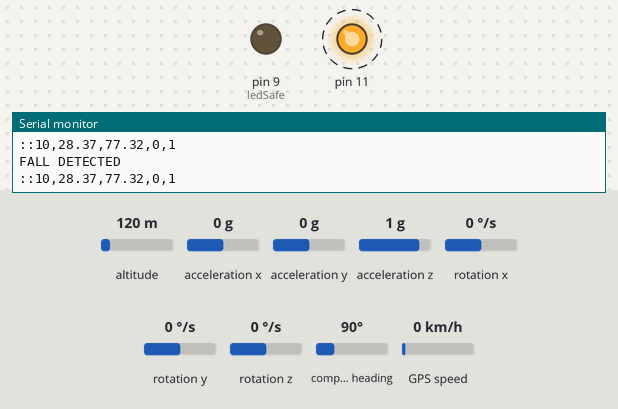
The sketch below on a simulated Arduino Uno, built with avr-gcc and run on an emulated ATmega328P. Parts: output pins drawn as LEDs (lit = HIGH), the last lines printed to the serial monitor. Wiring (inferred from the names in the program): MPU-6050 motion sensor at I2C address 0x68. Dashed ring = blinking. The inputs (shaded band) are chosen by the test bench; at power-on: acceleration z 1 g, acceleration x 0 g, altitude 120 m, acceleration y 0 g, rotation x 0 °/s, rotation y 0 °/s, rotation z 0 °/s, compass heading 90°, GPS speed 0 km/h. The GPS gets a fix after 3 s at 37.7749, -122.4194 with 8 satellites; the modem accepts every AT command (registered, SIM ready, sends succeed) and sends nothing else.

Above: at 0.2 s.
1.9 s: acceleration z set to 0 g
5.9 s: acceleration x set to -1.4 g
At 7.0 s:
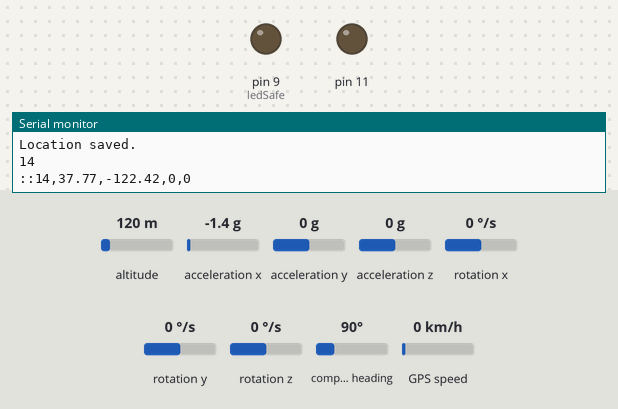
Timing chart, 0 to 8.9 s (numbered marks = the images above; inputs shaded):
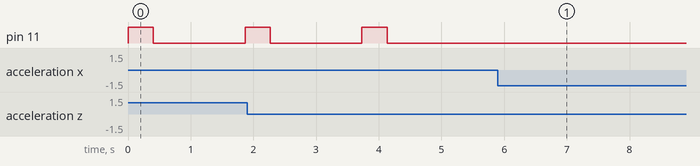

The sketch:

fallDetectionNode.ino
```cpp
#include <TinyGPSPlus.h>
#include <SoftwareSerial.h>
#include <Wire.h>

#define USE_ARDUINO_INTERRUPTS true

const int MPU_addr = 0x68;  // I2C address of the MPU-6050
int16_t AcX, AcY, AcZ, Tmp, GyX, GyY, GyZ;
float ax = 0, ay = 0, az = 0, gx = 0, gy = 0, gz = 0;
float lastLat = 28.367047, lastLng = 77.317573;

const int LED = LED_BUILTIN;

static const int RXPin = 4, TXPin = 3;
static const uint32_t GPSBaud = 9600;
boolean fall = true;       //stores if a fall has occurred
boolean locSaved = false;  //stores if a fall has occurred
boolean trigger1 = false;
boolean trigger2 = false;  //stores if second trigger (upper threshold) has occurred
boolean trigger3 = false;  //stores if third trigger (orientation change) has occurred
byte trigger1count = 0;    //stores the counts past since trigger 1 was set true
byte trigger2count = 0;    //stores the counts past since trigger 2 was set true
byte trigger3count = 0;    //stores the counts past since trigger 3 was set true
int angleChange = 0;
int AM;
const int pushBtn = 4;
const int ledSafe = 9;

TinyGPSPlus gps;
SoftwareSerial ss(RXPin, TXPin);  // for gps
SoftwareSerial mySerial(5, 6);    // for gsm  6 to tx and 5 to rx


void setup() {
  Wire.begin();
  Wire.beginTransmission(MPU_addr);
  Wire.write(0x6B);
  Wire.write(0);
  Wire.endTransmission(true);

  Serial.begin(9600);
  mySerial.begin(9600);

  ss.begin(GPSBaud);
  pinMode(ledSafe, OUTPUT);
  pinMode(pushBtn, INPUT);
  pinMode(11, OUTPUT);
}

void loop() {
  mpu_read();
  locSaved = false;
  ax = (AcX) / 16384.00;
  ay = (AcY) / 16384.00;
  az = (AcZ) / 16384.00;

  //270, 351, 136 for gyroscope
  gx = (GyX) / 131.07;
  gy = (GyY) / 131.07;
  gz = (GyZ) / 131.07;

  // calculating Amplitute vactor for 3 axis
  float Raw_AM = pow(pow(ax, 2) + pow(ay, 2) + pow(az, 2), 0.5);
  angleChange = pow(pow(gx, 2) + pow(gy, 2) + pow(gz, 2), 0.5);
  AM = Raw_AM * 10;
  Serial.println(AM);
  sendtoNode();
  if (trigger3 == true) {
    trigger3count++;
    if (trigger3count >= 10) {
      if ((angleChange >= 0) && (angleChange <= 10)) {  //if orientation changes remains between 0-10 degrees
        fall = true;
        trigger3 = false;
        trigger3count = 0;
      } else {  //user regained normal orientation
        trigger3 = false;
        trigger3count = 0;
      }
    }
  }
  if (fall == true) {  //in event of a fall detection
    Serial.println("FALL DETECTED");
    sendtoNode();
    for (int i = 0; i < 3; i++) {
      digitalWrite(11, HIGH);
      digitalWrite(10, HIGH);
      delay(400);
      digitalWrite(11, LOW);
      digitalWrite(10, LOW);
      sendLoc();
    }
    fall = false;
    if (digitalRead(pushBtn) == HIGH) {
      int on = 1;
      for (int i = 0; i < 10; i++) {
        if (digitalRead(pushBtn) == !HIGH) {
          on = 0;
          break;
        }
        delay(100);
      }

      if (on == 1) {
        Serial.println("ON");
        digitalWrite(ledSafe, HIGH);
        displaySafeInfo();
        delay(1000);
      }
    } else {
      Serial.println("OFF");
      digitalWrite(ledSafe, LOW);
    }
  }
  if (trigger2count >= 6) {  //allow 0.5s for orientation change
    trigger2 = false;
    trigger2count = 0;
    Serial.println("TRIGGER 2 DEACTIVATED");
  }
  if (trigger1count >= 6) {  //allow 0.5s for AM to break upper threshold
    trigger1 = false;
    trigger1count = 0;
    Serial.println("TRIGGER 1 DEACTIVATED");
  }
  if (trigger2 == true) {
    trigger2count++;
    //angleChange=acos(((double)x*(double)bx+(double)y*(double)by+(double)z*(double)bz)/(double)AM/(double)BM);
    angleChange = pow(pow(gx, 2) + pow(gy, 2) + pow(gz, 2), 0.5);
    // Serial.println(angleChange);
    if (angleChange >= 30 && angleChange <= 400) {  //if orientation changes by between 80-100 degrees
      trigger3 = true;
      trigger2 = false;
      trigger2count = 0;
      // Serial.println(angleChange);
      Serial.println("TRIGGER 3 ACTIVATED");
    }
  }
  if (trigger1 == true) {
    trigger1count++;
    if (AM >= 11) {  //if AM breaks upper threshold (3g)
      trigger2 = true;
      Serial.println("TRIGGER 2 ACTIVATED");
      trigger1 = false;
      trigger1count = 0;
    }
  }
  if (AM <= 2 && trigger2 == false) {  //if AM breaks lower threshold (0.4g)
    trigger1 = true;
    Serial.println("TRIGGER 1 ACTIVATED");
  }

  saveLoc();

  delay(100);
}

void sendtoNode() {
  Serial.print("::");
  Serial.print(AM);
  Serial.print(",");
  Serial.print(lastLat);
  Serial.print(",");
  Serial.print(lastLng);
  Serial.print(",");
  Serial.print(angleChange);
  Serial.print(",");
  Serial.println(fall ? 1 : 0);
}

void saveLoc() {
  while (ss.available() > 0) {
    if (gps.encode(ss.read())) {
      saveInfo();
    }
    if (locSaved) {
      break;
    }
  }
  if (millis() > 5000 && gps.charsProcessed() < 10) {
    Serial.println(F("No GPS detected: check wiring."));
  }
}
void sendLoc() {
  displayInfo();
}

void saveInfo() {
  if (gps.location.isValid()) {

    Serial.println(F("Location saved. "));
    lastLat = gps.location.lat();
    lastLng = gps.location.lng();
    locSaved = true;
  }
}

void displaySafeInfo() {

  Serial.print(F("Sending Location: "));
  String message;
  if (lastLat != 200 && lastLng != 200) {
    message = "I am safe. No emergency detected.\n\nLast Known Location: \nhttps://maps.google.com?q=";
    message += String(lastLat, 6);        // assuming 6 decimal places for latitude
    message += "," + String(lastLng, 6);  // assuming 6 decimal places for longitude
    message += "\nLast HeartRate Measured: ";
    message += "103";
    message += "\n\nThank you for your concern.";
  } else {
    message = "I am safe. No emergency detected.\n\nLast Known Location: Not available";
    message += "\nLast HeartRate Measured: Not available";
    message += "\n\nThank you for your concern.";
  }


  mySerial.println("AT");
  updateSerial();

  mySerial.println("AT+CMGF=1");
  updateSerial();
  mySerial.println("AT+CMGS=\"+917011263403\"");  // enter your phone number here (prefix country code)
  updateSerial();
  mySerial.print(message);
  updateSerial();
  mySerial.write(26);

  Serial.println(message);
}

void updateSerial() {
  delay(300);
  while (Serial.available()) {
    mySerial.write(Serial.read());
  }
  while (mySerial.available()) {
    Serial.write(mySerial.read());
  }
}

void displayInfo() {

  // Serial.print(F("Sending Location: "));
  String message;
  if (lastLat != 200 && lastLng != 200) {
    message = "EMERGENCY ALERT! \nFall Detected!\n\nA fall has been detected. \nLast Known Location: \nhttps://maps.google.com?q=";
    message += String(lastLat, 6);        // assuming 6 decimal places for latitude
    message += "," + String(lastLng, 6);  // assuming 6 decimal places for longitude
    message += "\nLast HeartRate Measured: ";
    message += "103";
    message += "\n\nPlease check on the person as soon as possible";
    // Serial.println(message);
  } else {
    message = "EMERGENCY ALERT! \nFall Detected!\n\nA fall has been detected. \nLast Known Location: Not available";
    message += "\nLast HeartRate Measured: ";
    message += "\nPlease check on the person as soon as possible. \n\nYour prompt attention to this matter is crucial.";
  }

  mySerial.println("AT");
  updateSerial();

  mySerial.println("AT+CMGF=1");
  updateSerial();
  mySerial.println("AT+CMGS=\"+917011263403\"");  // enter your phone number here (prefix country code)
  updateSerial();
  mySerial.print(message);
  updateSerial();
  mySerial.write(26);

  Serial.println();
}


void mpu_read() {
  Wire.beginTransmission(MPU_addr);
  Wire.write(0x3B);  // starting with register 0x3B (ACCEL_XOUT_H)
  Wire.endTransmission(false);
  Wire.requestFrom(MPU_addr, 14, true);  // request a total of 14 registers
  AcX = Wire.read() << 8 | Wire.read();  // 0x3B (ACCEL_XOUT_H) & 0x3C (ACCEL_XOUT_L)
  AcY = Wire.read() << 8 | Wire.read();  // 0x3D (ACCEL_YOUT_H) & 0x3E (ACCEL_YOUT_L)
  AcZ = Wire.read() << 8 | Wire.read();  // 0x3F (ACCEL_ZOUT_H) & 0x40 (ACCEL_ZOUT_L)
  Tmp = Wire.read() << 8 | Wire.read();  // 0x41 (TEMP_OUT_H) & 0x42 (TEMP_OUT_L)
  GyX = Wire.read() << 8 | Wire.read();  // 0x43 (GYRO_XOUT_H) & 0x44 (GYRO_XOUT_L)
  GyY = Wire.read() << 8 | Wire.read();  // 0x45 (GYRO_YOUT_H) & 0x46 (GYRO_YOUT_L)
  GyZ = Wire.read() << 8 | Wire.read();  // 0x47 (GYRO_ZOUT_H) & 0x48 (GYRO_ZOUT_L)
}
```
